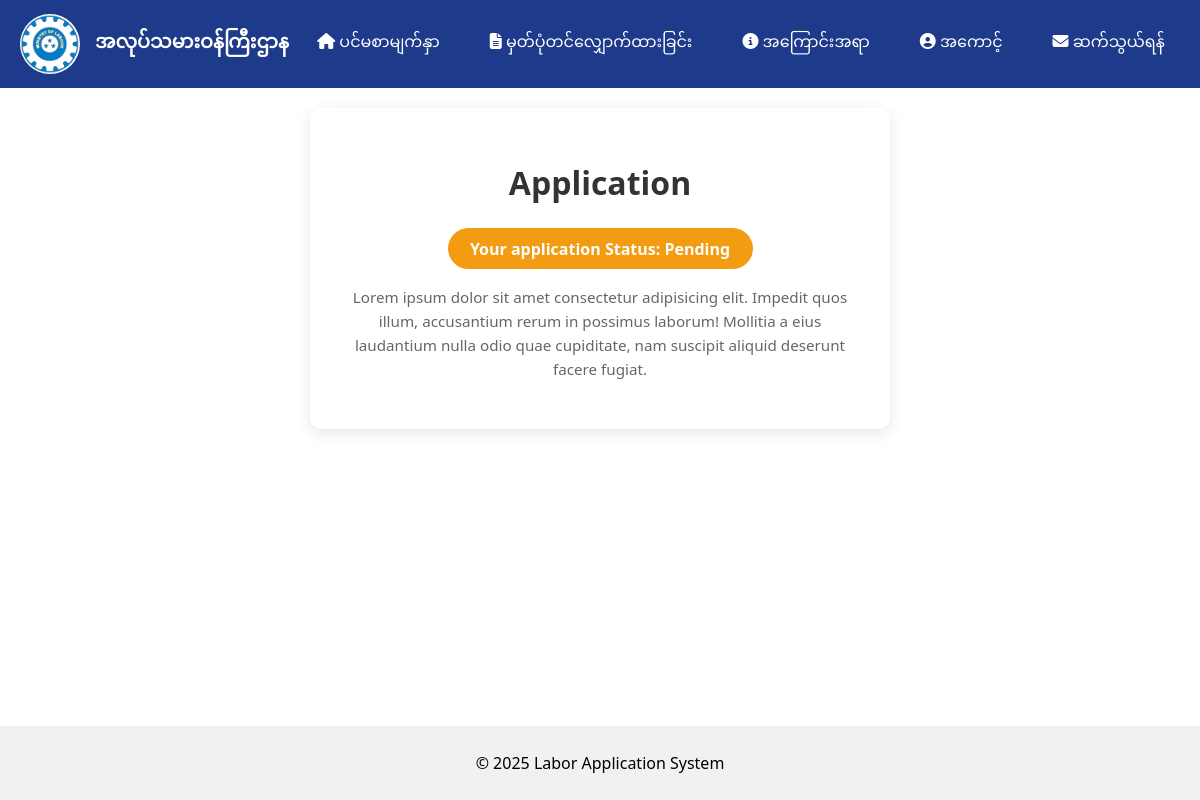
Page /user?vr=applications (signed in) on the earlier database version.
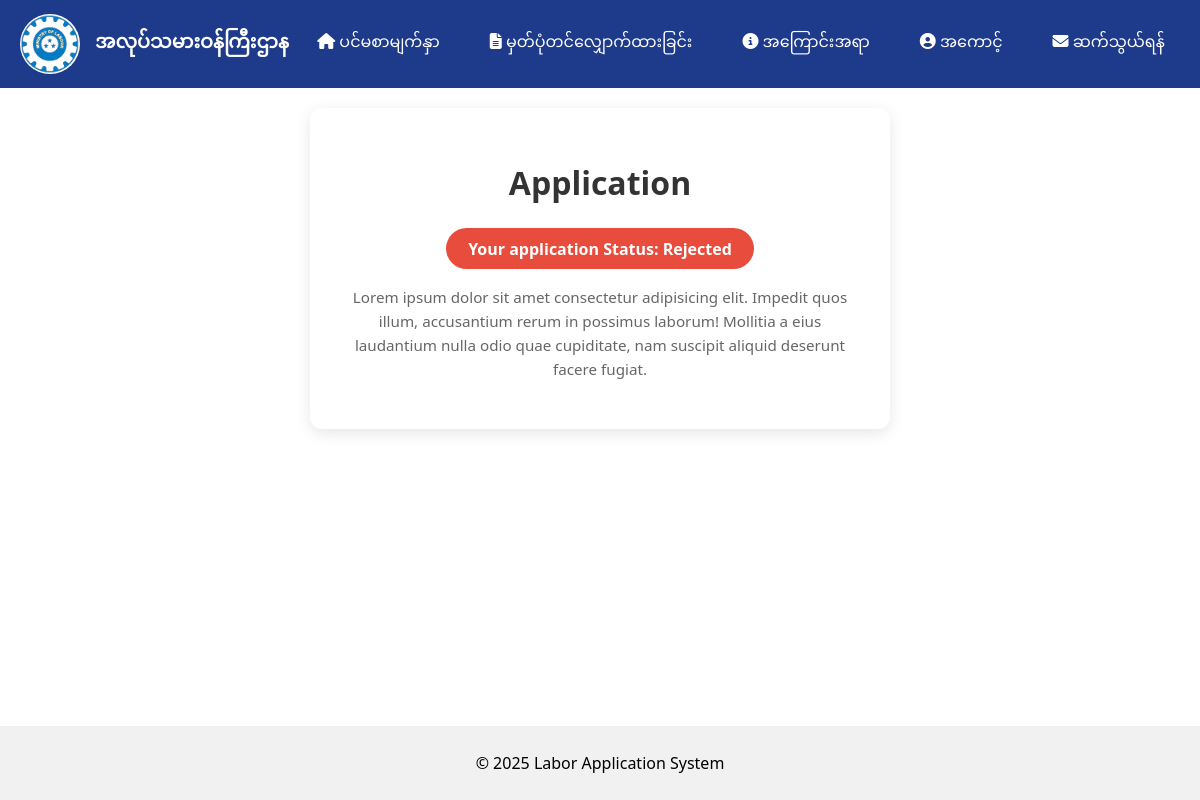
Same page on the later database version.
### tables this page shows
CREATE TABLE `employee_req_form` (
  `id` int(11) NOT NULL,
  `user_id` int(11) NOT NULL,
  `name` varchar(255) NOT NULL,
  `position` varchar(255) NOT NULL,
  `department_address` text DEFAULT NULL,
  `phone` varchar(20) DEFAULT NULL,
  `report_receiver` text DEFAULT NULL,
  `occupation` longtext NOT NULL CHECK (json_valid(`occupation`)),
  `status` enum('Pending','Department Approvel','Rejected','Finished') NOT NULL DEFAULT 'Pending',
  `letter_no` varchar(50) DEFAULT NULL,
  `is_resubmit` tinyint(1) NOT NULL DEFAULT 0,
  `submitted_at` timestamp NOT NULL DEFAULT current_timestamp()
);

### user/models/UserModel.php (called while the page is built, shortened)
<?php
class UserModel extends Connection
{
    public $user_id = 0;
    public function get_registered_status($type)
    {
        try {
            $query = parent::$connection->prepare("SELECT status, is_resubmit FROM applications WHERE user_id = ?");
            if($type == 'employer'){
                $query = parent::$connection->prepare("SELECT status, is_resubmit FROM employee_req_form WHERE user_id = ?");
            }
            $query->bind_param('i', $this->user_id);
            mysqli_execute($query);
            $result = $query->get_result();
            $application = $result->fetch_assoc();
            return $application;
        } catch (Exception $e) {
            die("Error while getting user's registered application");
        }
    }
}

### user/views/applications/details.php (the view, shortened to what this page needs)
<div id="container">
    <h1>Application</h1>
    <?php
    if (!isset($_SESSION['user_id'])):
        ?>
        <a href="<?= BASE_URL ?>/?vr=account&auth=login&msg=You must create an account to Continue">Make An Application</a>
        <?php
    else:
        $userModel = new UserModel();
        $userModel->user_id = (int) $_SESSION['user_id'];
        $status = $userModel->get_registered_status($_SESSION['type']);
        if ($status['status'] ?? null):
            $s = $status['status'];
            if (!$status['is_resubmit']):
                ?>
                <a href="<?= $s == 'Rejected' ? '?vr=applications&'.( $_SESSION['type'] == 'employee' ? 'rj=' : 'rje=') : '' ?>" class="<?= $s == 'Rejected' ? 'rejected' :
                            ($s == 'Pending' ? 'pending' : 'success') ?>">Your application Status: <?= $s ?></a>
            <?php else: ?>
                <p class="pending">Your Resubmitted Application is checking underway..</p>
            <?php endif; endif; endif; ?>
    <p>Lorem ipsum dolor sit amet consectetur adipisicing elit. Impedit quos illum, accusantium rerum in possimus
        laborum! Mollitia a eius laudantium nulla odio quae cupiditate, nam suscipit aliquid deserunt facere fugiat.</p>
</div>

### user/index.php (shortened to what this page needs)
<?php
require_once __DIR__.'/models/UserModel.php';
$view = isset($_GET['vr']) ? $_GET['vr'] : 'home';
$views = ['home', 'applications', 'about', 'contact', 'account', 'about'];
if (in_array($view, $views)) {
    $target = BASE_VIEW_PATH . "/$view/index.php";
    if (file_exists($target)) {
        include 'partials/header.php';
        include $target;
        include 'partials/footer.php';
        exit;
    } else {
        echo "View file not found.";
        exit;
    }
}
exit;
?>

### user/partials/header.php (shortened to what this page needs)
<!DOCTYPE html>
<html lang="en">
<head>
    <link rel="stylesheet" href="/labor_application/user/static/css/style.css">
    <link href="https://cdnjs.cloudflare.com/ajax/libs/font-awesome/6.5.0/css/all.min.css" rel="stylesheet">
</head>
<body>
<header>
    <div class="header-container">
        <div class="header-left">
            <img src="/labor_application/static/images/output-onlinepngtools.png" alt="">
            <h1>အလုပ်သမားဝန်ကြီးဌာန</h1>
        </div>
        <?php require_once __DIR__ . '/nav.php'; ?>
    </div>
</header>

### user/partials/nav.php (shortened to what this page needs)
<nav>
    <ul>
        <li><a href="<?= BASE_URL.'?vr=home' ?>"><i class="fas fa-home"></i> ပင်မစာမျက်နှာ</a></li>
        <li><a href="<?= BASE_URL.'?vr=applications' ?>"><i class="fas fa-file-alt"></i> မှတ်ပုံတင်လျှောက်ထားခြင်း</a></li>
        <li><a href="<?= BASE_URL.'?vr=about' ?>"><i class="fas fa-info-circle"></i> အကြောင်းအရာ</a></li>
        <li><a href="<?= BASE_URL.'?vr=account' ?>"><i class="fas fa-user-circle"></i> အကောင့်</a></li>
        <li><a href="<?= BASE_URL.'?vr=contact' ?>"><i class="fas fa-envelope"></i> ဆက်သွယ်ရန်</a></li>
    </ul>
</nav>

### user/views/applications/index.php
<main>
    <?php
    require_once __DIR__ . '/../../models/UserModel.php';
    if (isset($_GET['ee'])) {
        require 'employee_form.php';
    } else if (isset($_GET['er'])) {
        require 'employer_form.php';
    } else if (isset($_GET['rj'])) {
        require 'employee_rejected.php';
    }else if(isset($_GET['rje'])){
        require 'employer_rejected.php';
    } else {
        require 'details.php';
    }
    ?>
</main>

### user/partials/footer.php
<footer>
    <p>&copy; <?php echo date("Y"); ?> Labor Application System</p>
</footer>
</body>
</html>

### user/static/css/style.css (style rules this page uses)
* { font-family: 'Segoe UI', Tahoma, Geneva, Verdana, sans-serif; }
html, body { height: 100%; margin: 0; padding: 0; display: flex; flex-direction: column; }
header { background-color: #0056b3; color: white; font-weight: bold; padding: 10px 0; text-align: center; }
nav ul { list-style-type: none; padding: 0; }
nav ul li { display: inline; margin: 0 15px; }
nav ul li a { color: white; text-decoration: none; }
main { flex: 1; padding: 20px; }
footer { text-align: center; padding: 10px 0; background-color: #f1f1f1; width: 100%; }

### user/partials/header.php (style rules this page uses)
body { margin: 0; font-family: 'Segoe UI', Tahoma, Geneva, Verdana, sans-serif; }
header { background-color: #1e3a8a; color: white; padding: 10px 20px; }
.header-container { display: flex; justify-content: space-between; align-items: center; }
.header-left { display: flex; align-items: center; gap: 15px; }
.header-left img { width: 60px; height: 60px; border-radius: 50%; background-color: white; }
.header-left h1 { font-size: 1.2rem; font-weight: 600; white-space: nowrap; }
nav ul { list-style: none; display: flex; gap: 20px; margin: 0; padding: 0; }
nav ul li a { color: white; text-decoration: none; font-weight: 500; transition: color 0.2s ease; }

### user/views/applications/details.php (style rules this page uses)
#container { background: #fff; padding: 2rem 2.5rem; border-radius: 12px; box-shadow: 0 4px 15px rgba(0, 0, 0, 0.1); max-width: 500px; width: 100%; text-align: center; margin: auto; }
#container h1 { margin-bottom: 1.2rem; font-size: 2rem; color: #333; }
#types a, #container a { display: inline-block; padding: 0.6rem 1.4rem; margin: 0 0.5rem; border-radius: 30px; background-color: #4a90e2; color: #fff; text-decoration: none; font-weight: 600; transition: background 0.3s ease; }
#container p { color: #666; font-size: 0.95rem; line-height: 1.6; }
.rejected { background-color: #e74c3c !important; color: #fff !important; cursor: pointer; }
.pending { background-color: #f39c12 !important; color: #fff !important; cursor: default; }

Differences in the rows shown:
removed employee_req_form: status "Pending"
added employee_req_form: status "Rejected"
